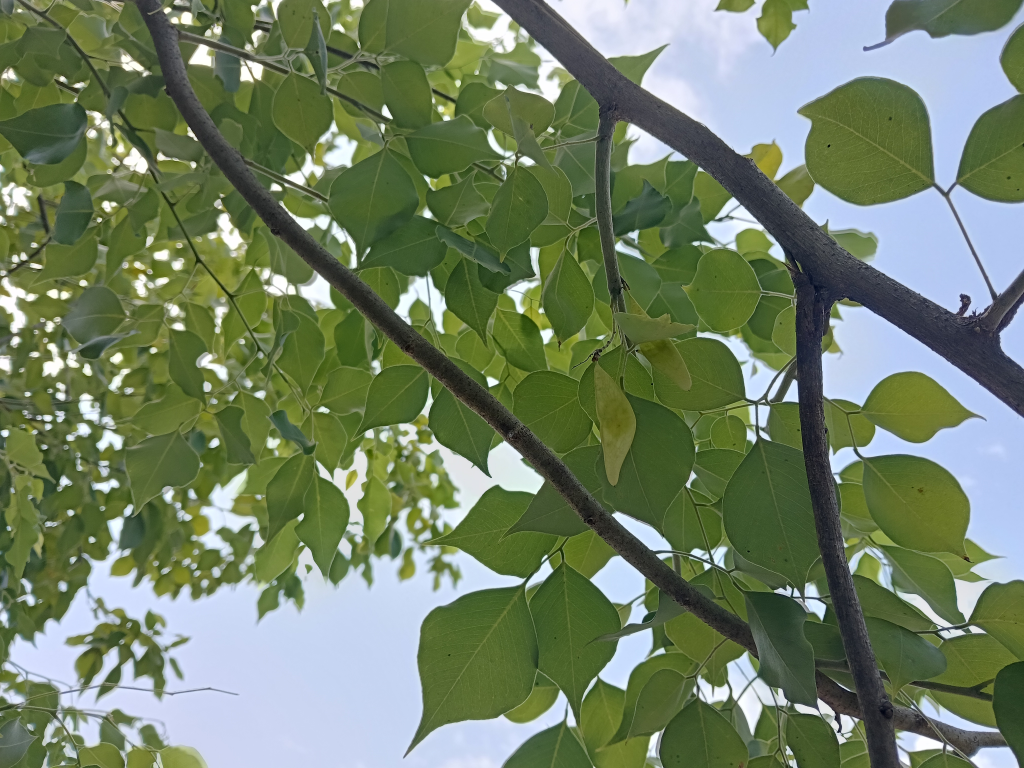
#> input picture scratch/tree_cands/sheesham_leaves.jpg, 4096 x 3072 px, found by its file name (shown at 1/4 size)
$ python test_crops.py
#> lines starting #> are read from the running program, lines starting #| are printed output that depends on the picture
import os
from PIL import Image

def smart_crop_center(img, target_size=(1200, 900)):
    if img.mode != 'RGB':
        img = img.convert('RGB')
    w, h = img.size
    target_w, target_h = target_size
    target_aspect = target_w / target_h
    current_aspect = w / h

    if current_aspect > target_aspect:
        crop_w = int(h * target_aspect)
        left = (w - crop_w) // 2
        img = img.crop((left, 0, left + crop_w, h))
    else:
        crop_h = int(w / target_aspect)
        top = int((h - crop_h) * 0.4)
        img = img.crop((0, top, w, top + crop_h))

    return img.resize(target_size, Image.Resampling.LANCZOS)

# Check sheesham_leaves
if os.path.exists('scratch/tree_cands/sheesham_leaves.jpg'):
    im = Image.open('scratch/tree_cands/sheesham_leaves.jpg')
#> im is the input picture: PIL image 4096x3072 RGB; mean R, G, B 113.7, 129.1, 102.2
    print('sheesham_leaves size:', im.size)
#| sheesham_leaves size: (4096, 3072)
    cropped = smart_crop_center(im)
#> in smart_crop_center, `return img.resize(target_size, Image.Resampling.LANCZOS)`:
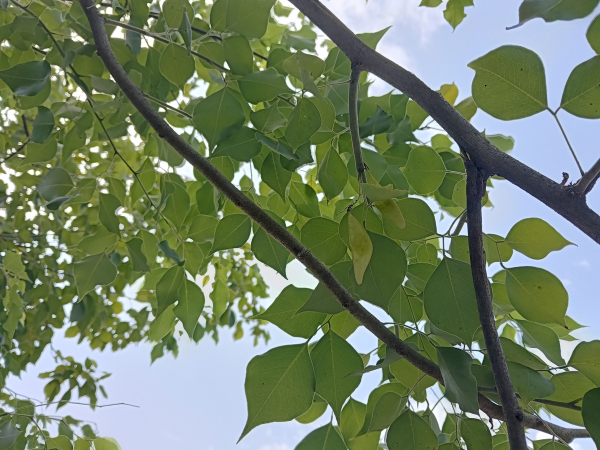
#> returned value: PIL image 1200x900 RGB (shown at 1/2 size); mean R, G, B 113.7, 129.1, 102.2
    cropped.save('scratch/test_sheesham_leaves_crop.jpg', quality=92)
    print('Saved scratch/test_sheesham_leaves_crop.jpg')

# Check sheesham_tree
if os.path.exists('scratch/tree_cands/sheesham_tree.jpg'):
    im = Image.open('scratch/tree_cands/sheesham_tree.jpg')
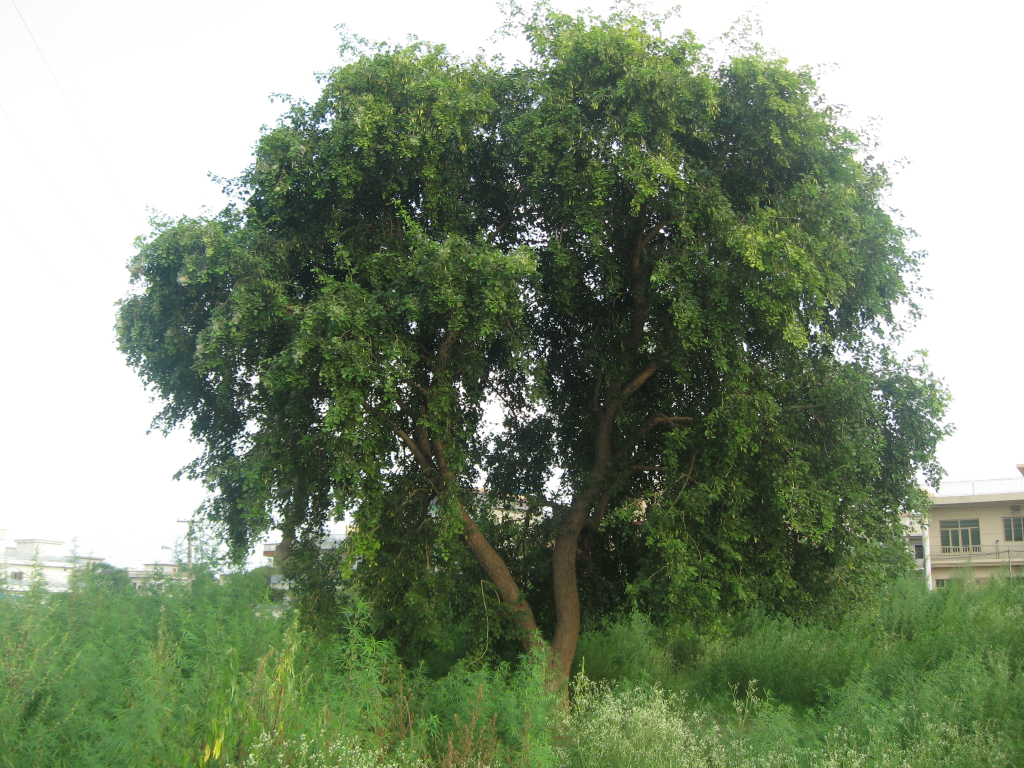
#> input picture scratch/tree_cands/sheesham_tree.jpg, 3072 x 2304 px, found by its file name (shown at 1/3 size)
#> im is the input picture: PIL image 3072x2304 RGB; mean R, G, B 127.2, 141.6, 116.8
    print('sheesham_tree size:', im.size)
#| sheesham_tree size: (3072, 2304)
    cropped = smart_crop_center(im)
    cropped.save('scratch/test_sheesham_tree_crop.jpg', quality=92)
    print('Saved scratch/test_sheesham_tree_crop.jpg')

# Check neem_tree_punjab
if os.path.exists('scratch/tree_cands/neem_tree_punjab.jpg'):
    im = Image.open('scratch/tree_cands/neem_tree_punjab.jpg')
    print('neem_tree_punjab size:', im.size)
    cropped = smart_crop_center(im)
    cropped.save('scratch/test_neem_tree_punjab_crop.jpg', quality=92)
    print('Saved scratch/test_neem_tree_punjab_crop.jpg')
